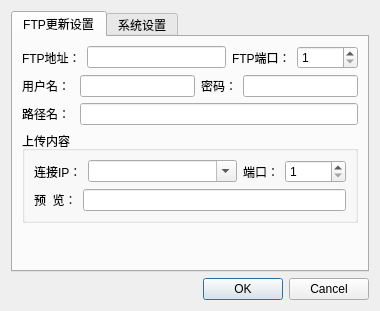
<?xml version="1.0" encoding="UTF-8"?>
<ui version="4.0">
 <class>SettingDialog</class>
 <widget class="QDialog" name="SettingDialog">
  <property name="geometry">
   <rect>
    <x>0</x>
    <y>0</y>
    <width>380</width>
    <height>311</height>
   </rect>
  </property>
  <property name="minimumSize">
   <size>
    <width>380</width>
    <height>280</height>
   </size>
  </property>
  <property name="mouseTracking">
   <bool>false</bool>
  </property>
  <property name="windowTitle">
   <string>设置</string>
  </property>
  <property name="windowIcon">
   <iconset resource="Icons.qrc">
    <normaloff>:/toolbaricons/icons/advanced.png</normaloff>:/toolbaricons/icons/advanced.png</iconset>
  </property>
  <layout class="QGridLayout" name="gridLayout">
   <item row="3" column="0">
    <widget class="QDialogButtonBox" name="buttonBox">
     <property name="orientation">
      <enum>Qt::Horizontal</enum>
     </property>
     <property name="standardButtons">
      <set>QDialogButtonBox::Cancel|QDialogButtonBox::Ok</set>
     </property>
    </widget>
   </item>
   <item row="2" column="0">
    <widget class="QTabWidget" name="tabWidget">
     <property name="currentIndex">
      <number>0</number>
     </property>
     <widget class="QWidget" name="connectionSettingTab">
      <attribute name="title">
       <string>FTP更新设置</string>
      </attribute>
      <layout class="QGridLayout" name="gridLayout_4">
       <item row="0" column="0">
        <layout class="QHBoxLayout" name="horizontalLayout">
         <item>
          <widget class="QLabel" name="label">
           <property name="text">
            <string>FTP地址：</string>
           </property>
          </widget>
         </item>
         <item>
          <widget class="QLineEdit" name="ftpAddrEdit"/>
         </item>
         <item>
          <widget class="QLabel" name="label_5">
           <property name="text">
            <string>FTP端口：</string>
           </property>
          </widget>
         </item>
         <item>
          <widget class="QSpinBox" name="ftpPortEdit">
           <property name="minimum">
            <number>1</number>
           </property>
           <property name="maximum">
            <number>65535</number>
           </property>
          </widget>
         </item>
        </layout>
       </item>
       <item row="1" column="0">
        <layout class="QHBoxLayout" name="horizontalLayout_2">
         <item>
          <widget class="QLabel" name="label_2">
           <property name="text">
            <string>用户名： </string>
           </property>
          </widget>
         </item>
         <item>
          <widget class="QLineEdit" name="ftpUserNameEdit"/>
         </item>
         <item>
          <widget class="QLabel" name="label_6">
           <property name="text">
            <string>密码：</string>
           </property>
          </widget>
         </item>
         <item>
          <widget class="QLineEdit" name="ftpPassWordEdit"/>
         </item>
        </layout>
       </item>
       <item row="2" column="0">
        <layout class="QHBoxLayout" name="horizontalLayout_3">
         <item>
          <widget class="QLabel" name="label_3">
           <property name="text">
            <string>路径名： </string>
           </property>
          </widget>
         </item>
         <item>
          <widget class="QLineEdit" name="ftpFileNameEdit"/>
         </item>
        </layout>
       </item>
       <item row="3" column="0">
        <widget class="QGroupBox" name="groupBox">
         <property name="title">
          <string>上传内容</string>
         </property>
         <layout class="QGridLayout" name="gridLayout_2">
          <item row="0" column="0">
           <layout class="QHBoxLayout" name="horizontalLayout_4">
            <item>
             <widget class="QLabel" name="label_4">
              <property name="text">
               <string>连接IP：</string>
              </property>
             </widget>
            </item>
            <item>
             <widget class="QComboBox" name="connAddrComboBox">
              <property name="sizePolicy">
               <sizepolicy hsizetype="Expanding" vsizetype="Fixed">
                <horstretch>0</horstretch>
                <verstretch>0</verstretch>
               </sizepolicy>
              </property>
              <property name="editable">
               <bool>true</bool>
              </property>
             </widget>
            </item>
            <item>
             <widget class="QLabel" name="label_12">
              <property name="text">
               <string>端口：</string>
              </property>
             </widget>
            </item>
            <item>
             <widget class="QSpinBox" name="connPortEdit">
              <property name="minimum">
               <number>1</number>
              </property>
              <property name="maximum">
               <number>65535</number>
              </property>
             </widget>
            </item>
           </layout>
          </item>
          <item row="1" column="0">
           <layout class="QHBoxLayout" name="horizontalLayout_6">
            <item>
             <widget class="QLabel" name="label_7">
              <property name="text">
               <string>预  览：</string>
              </property>
             </widget>
            </item>
            <item>
             <widget class="QLineEdit" name="fileBodyEdit">
              <property name="readOnly">
               <bool>true</bool>
              </property>
             </widget>
            </item>
           </layout>
          </item>
         </layout>
        </widget>
       </item>
       <item row="4" column="0">
        <spacer name="verticalSpacer">
         <property name="orientation">
          <enum>Qt::Vertical</enum>
         </property>
         <property name="sizeHint" stdset="0">
          <size>
           <width>0</width>
           <height>0</height>
          </size>
         </property>
        </spacer>
       </item>
      </layout>
     </widget>
     <widget class="QWidget" name="systemSettingTab">
      <attribute name="title">
       <string>系统设置</string>
      </attribute>
      <layout class="QGridLayout" name="gridLayout_3">
       <item row="0" column="0">
        <layout class="QHBoxLayout" name="horizontalLayout_7">
         <item>
          <layout class="QVBoxLayout" name="verticalLayout_2">
           <item>
            <widget class="QLabel" name="label_8">
             <property name="text">
              <string>最大链接数：</string>
             </property>
            </widget>
           </item>
           <item>
            <widget class="QLabel" name="label_9">
             <property name="text">
              <string>主机监听端口：</string>
             </property>
            </widget>
           </item>
           <item>
            <widget class="QLabel" name="label_11">
             <property name="text">
              <string>控制台前景色：</string>
             </property>
            </widget>
           </item>
           <item>
            <widget class="QLabel" name="label_10">
             <property name="text">
              <string>控制台背景色：</string>
             </property>
            </widget>
           </item>
          </layout>
         </item>
         <item>
          <layout class="QVBoxLayout" name="verticalLayout_3">
           <item>
            <widget class="QSpinBox" name="maxConnectionsEdit">
             <property name="minimum">
              <number>1</number>
             </property>
             <property name="maximum">
              <number>500</number>
             </property>
            </widget>
           </item>
           <item>
            <widget class="QSpinBox" name="hostPortEdit">
             <property name="minimum">
              <number>1</number>
             </property>
             <property name="maximum">
              <number>65535</number>
             </property>
            </widget>
           </item>
           <item>
            <widget class="QComboBox" name="foreColorCombo">
             <item>
              <property name="text">
               <string>浅灰</string>
              </property>
             </item>
             <item>
              <property name="text">
               <string>灰</string>
              </property>
             </item>
             <item>
              <property name="text">
               <string>白</string>
              </property>
             </item>
             <item>
              <property name="text">
               <string>黑</string>
              </property>
             </item>
             <item>
              <property name="text">
               <string>红</string>
              </property>
             </item>
             <item>
              <property name="text">
               <string>绿</string>
              </property>
             </item>
             <item>
              <property name="text">
               <string>蓝</string>
              </property>
             </item>
             <item>
              <property name="text">
               <string>黄</string>
              </property>
             </item>
             <item>
              <property name="text">
               <string>橙</string>
              </property>
             </item>
             <item>
              <property name="text">
               <string>深绿</string>
              </property>
             </item>
            </widget>
           </item>
           <item>
            <widget class="QComboBox" name="backColorCombo">
             <item>
              <property name="text">
               <string>黑</string>
              </property>
             </item>
             <item>
              <property name="text">
               <string>白</string>
              </property>
             </item>
             <item>
              <property name="text">
               <string>灰</string>
              </property>
             </item>
             <item>
              <property name="text">
               <string>蓝</string>
              </property>
             </item>
             <item>
              <property name="text">
               <string>绿</string>
              </property>
             </item>
             <item>
              <property name="text">
               <string>红</string>
              </property>
             </item>
             <item>
              <property name="text">
               <string>紫</string>
              </property>
             </item>
             <item>
              <property name="text">
               <string>浅黄</string>
              </property>
             </item>
             <item>
              <property name="text">
               <string>浅蓝</string>
              </property>
             </item>
            </widget>
           </item>
          </layout>
         </item>
        </layout>
       </item>
       <item row="1" column="0">
        <spacer name="verticalSpacer_2">
         <property name="orientation">
          <enum>Qt::Vertical</enum>
         </property>
         <property name="sizeHint" stdset="0">
          <size>
           <width>204</width>
           <height>87</height>
          </size>
         </property>
        </spacer>
       </item>
       <item row="0" column="1">
        <spacer name="horizontalSpacer">
         <property name="orientation">
          <enum>Qt::Horizontal</enum>
         </property>
         <property name="sizeHint" stdset="0">
          <size>
           <width>40</width>
           <height>20</height>
          </size>
         </property>
        </spacer>
       </item>
      </layout>
     </widget>
    </widget>
   </item>
  </layout>
 </widget>
 <resources>
  <include location="Icons.qrc"/>
 </resources>
 <connections>
  <connection>
   <sender>buttonBox</sender>
   <signal>accepted()</signal>
   <receiver>SettingDialog</receiver>
   <slot>accept()</slot>
   <hints>
    <hint type="sourcelabel">
     <x>248</x>
     <y>254</y>
    </hint>
    <hint type="destinationlabel">
     <x>157</x>
     <y>274</y>
    </hint>
   </hints>
  </connection>
  <connection>
   <sender>buttonBox</sender>
   <signal>rejected()</signal>
   <receiver>SettingDialog</receiver>
   <slot>reject()</slot>
   <hints>
    <hint type="sourcelabel">
     <x>316</x>
     <y>260</y>
    </hint>
    <hint type="destinationlabel">
     <x>286</x>
     <y>274</y>
    </hint>
   </hints>
  </connection>
 </connections>
 <slots>
  <slot>currentIpCheck_Clicked(bool)</slot>
 </slots>
</ui>
